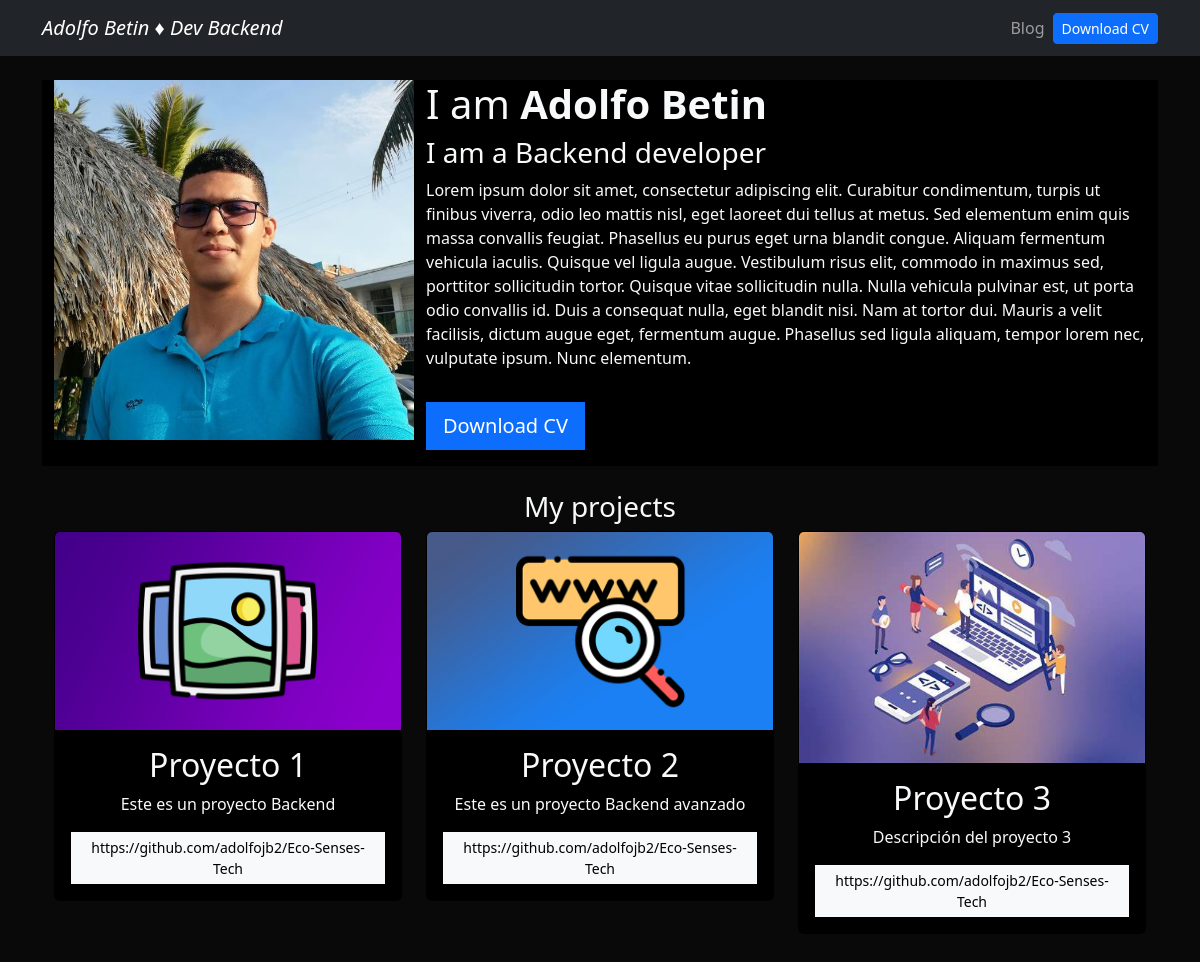
Before: / with the older database file.
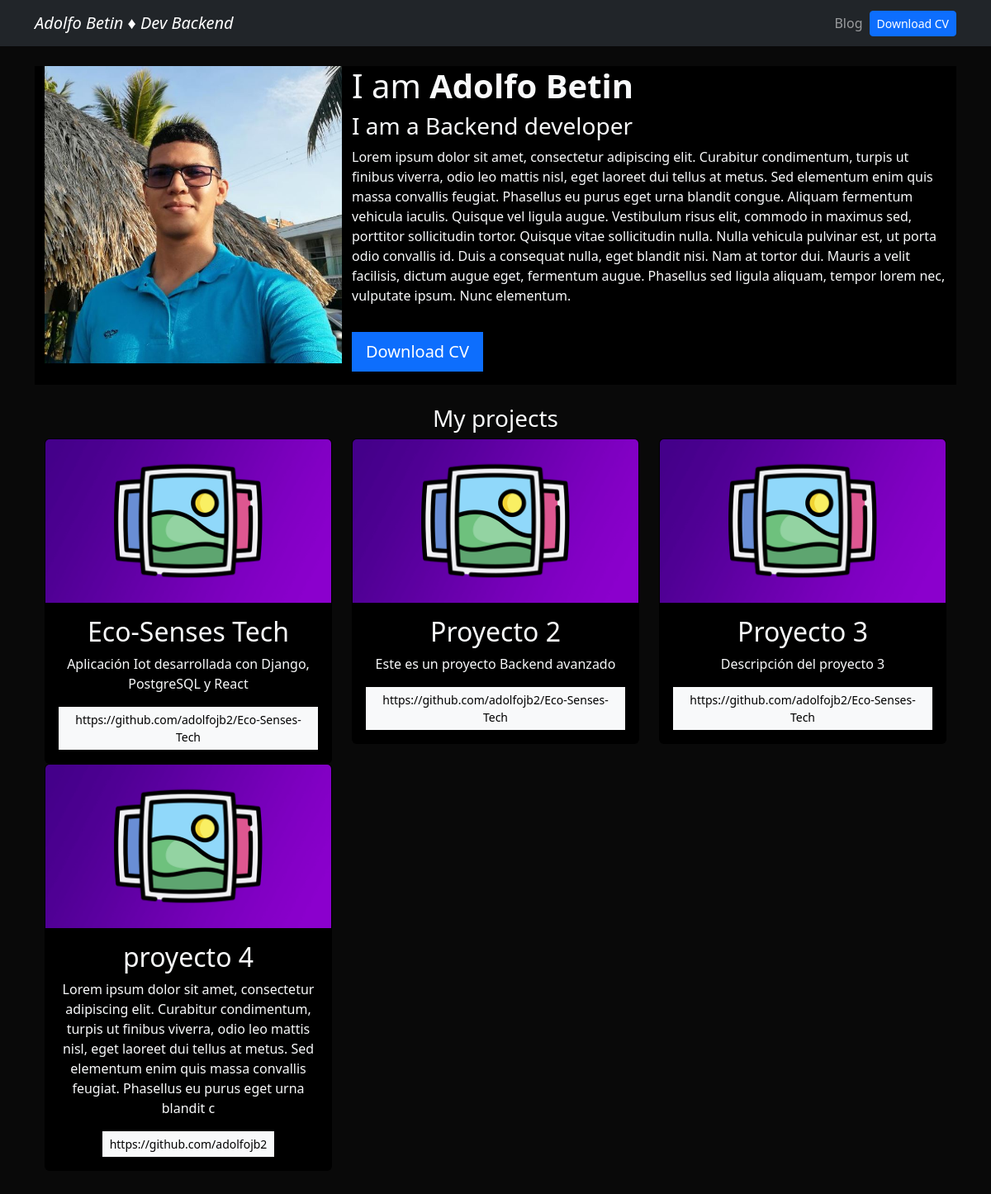
After: the same page with the newer database file.
### portfolio/models.py (models this page shows)
class Project(models.Model):
    title = CharField(max_length=100)
    description = CharField(max_length=250)
    image = ImageField(upload_to='portfolio/images')
    url = URLField(blank=True)

### portfolio/views.py (the view)
# urls.py: 2. Add a URL to urlpatterns:  path('', views.home, name='home')
def home(request):
    projects = Project.objects.all() #Trae todos los proyectos
    return render(request, 'home.html',{'projects':projects})

### portfolio/templates/home.html (shortened to what this page needs)
{% extends 'layout.html' %}
{% block content %}
    {% load static %}
    <header class="row bg-black">
        <div class="col-md-4">
            <img src="{% static 'portfolio/profile.JPG' %}" width="360" height="360" alt="profile">
        </div>
        <div class="col-md-8 my-auto">
            <h1>I am <strong>Adolfo Betin</strong></h1>
            <h3>I am a Backend developer</h3>
            <p>Lorem ipsum dolor sit amet, consectetur adipiscing elit. Curabitur condimentum, turpis ut finibus viverra, odio leo mattis nisl, eget laoreet dui tellus at metus. Sed elementum enim quis massa convallis feugiat. Phasellus eu purus eget urna blandit congue. Aliquam fermentum vehicula iaculis. Quisque vel ligula augue. Vestibulum risus elit, commodo in maximus sed, porttitor sollicitudin tortor. Quisque vitae sollicitudin nulla. Nulla vehicula pulvinar est, ut porta odio convallis id. Duis a consequat nulla, eget blandit nisi. Nam at tortor dui. Mauris a velit facilisis, dictum augue eget, fermentum augue. Phasellus sed ligula aliquam, tempor lorem nec, vulputate ipsum. Nunc elementum. </p>
            <a href="{% static 'portfolio/cv.pdf' %}" class="btn btn-primary btn-lg rounded-0 my-3" target="_blank">Download CV</a>
        </div>
    </header>
<div class="row my-4 text-center">
    <h3>My projects</h3>
    {% for project in projects %}
        <div class="col-md-4 pd-4">
            <div class="card bg-black card-project">
                <img src="{{ project.image.url }}" alt="{{project.title}}" class="card-img-top">
                <div class="card-body text-light">
                    <h2>{{ project.title }}</h2>
                    <p>{{ project.description }}</p>
                    {% if project.url %}
                    <a href="{{project.url}}" class="btn btn-light rounded-0 btn-sm" target="_blank">{{project.url}}</a>
                    {% endif %}
                </div>
            </div>
        </div>
    {% endfor %}
    {% endblock %}

### portfolio/templates/layout.html (shortened to what this page needs)
{% load static %}
<!DOCTYPE html>
<html lang="en">
<head>
    <link href="https://cdn.jsdelivr.net/npm/bootstrap@5.3.3/dist/css/bootstrap.min.css" rel="stylesheet">
    <link rel="stylesheet" href="{% static 'main.css' %}">
</head>
<body class="text-light">
    {% include 'partials/navbar.html' %}
    <div class="container p-4">
        {% block content %}
        {% endblock %}
    </div>
</body>
</html>

### portfolio/templates/partials/navbar.html (shortened to what this page needs)
{% load static %}
<nav class="navbar navbar-expand-lg navbar-dark bg-dark">
    <div class="container">
      <a class="navbar-brand fw-blod fst-italic" href="/">Adolfo Betin ♦ Dev Backend</a>
      <div class="collapse navbar-collapse" id="navbarNav">
        <ul class="navbar-nav ms-auto">
          <li class="nav-item">
            <a class="nav-link" href="/blog">Blog</a>
          </li>
          <li class="nav-item d-flex align-items-center">
            <a class="btn btn-primary btn-sm" href="{% static 'portfolio/cv.pdf' %}" target="_blank">Download CV</a>
          </li>
        </ul>
      </div>
    </div>
  </nav>

### portfolio/static/main.css (style rules this page uses)
body { background: #090909; }
.bg-black { background: #000; }

Changed rows visible on the page:
changed Project: title "Proyecto 1" → "Eco-Senses Tech"; description "Este es un proyecto Backend" → "Aplicación Iot desarrollada con Django, PostgreSQL y React"
changed Project "Proyecto 2": image: a different picture
changed Project "Proyecto 3": image: a different picture
added Project: image (picture), title "proyecto 4", description "Lorem ipsum dolor sit amet, consectetur adipiscing elit. Curabitur condimentum, turpis ut finibus viverra, odio leo mattis nisl, eget laoreet dui tellus at metus. Sed elementum enim quis massa convallis feugiat. Phasellus eu purus eget urna blandit c", url "https://github.com/adolfojb2"
